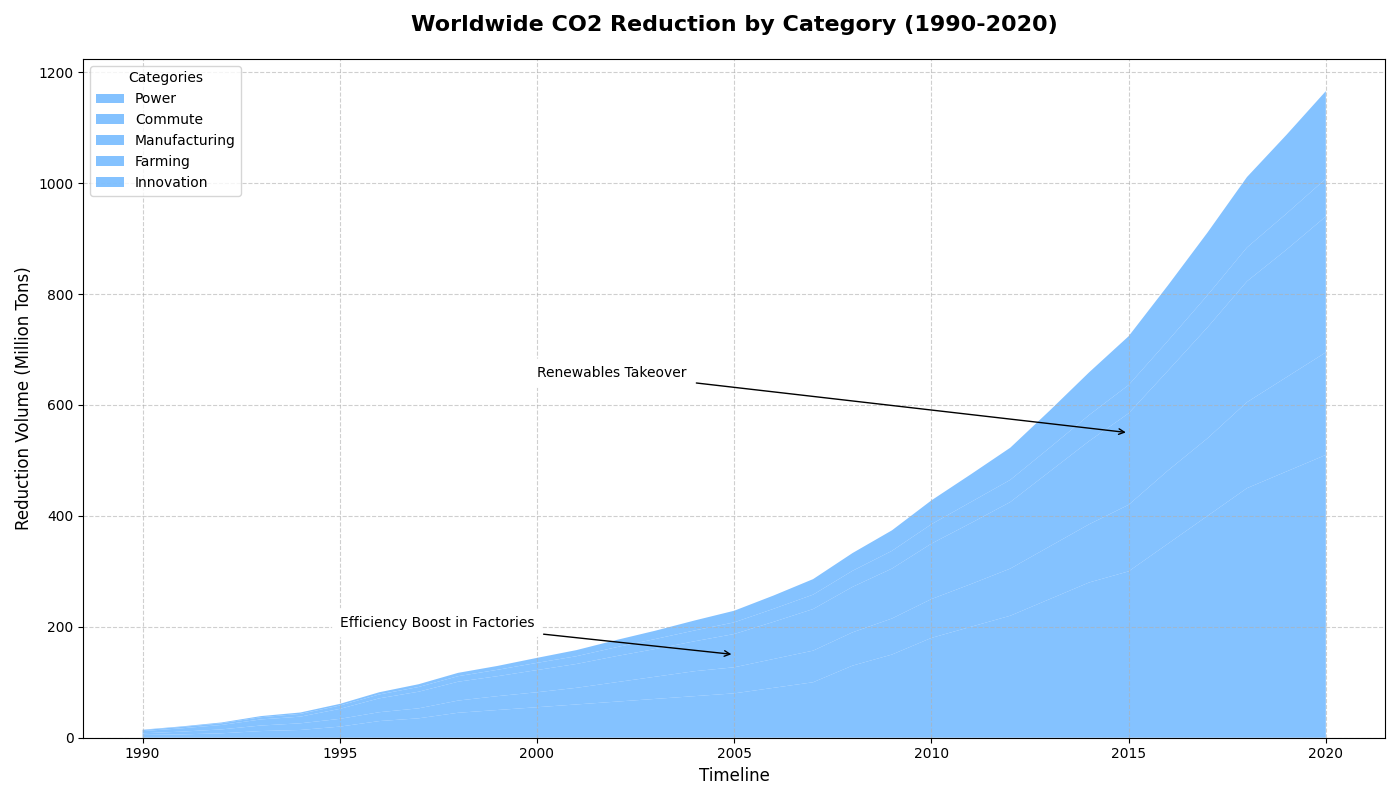

Write the Python code that produced this figure.
import matplotlib.pyplot as plt
import numpy as np

years = np.arange(1990, 2021)

energy = [5, 6, 8, 12, 14, 20, 30, 35, 45, 50, 55, 60, 65, 70, 75, 80, 90, 100, 130, 150, 180, 200, 220, 250, 280, 300, 
          350, 400, 450, 480, 510]
transport = [3, 5, 7, 10, 12, 14, 16, 18, 22, 25, 27, 30, 35, 40, 45, 47, 52, 57, 60, 65, 70, 77, 85, 95, 105, 120, 132, 
             140, 155, 170, 185]
industry = [4, 6, 8, 11, 12, 18, 25, 30, 34, 36, 40, 43, 47, 50, 54, 60, 67, 75, 82, 90, 100, 110, 120, 135, 150, 165,
            180, 200, 218, 230, 245]
agriculture = [2, 2.5, 3, 4, 5, 6, 7, 8.5, 10, 11.5, 13, 14, 16, 18, 19.5, 21, 23.5, 26, 29, 32, 35, 38, 40, 43, 47, 51,
               54, 58, 61, 65, 68]
technology = [0.5, 1, 1.5, 2, 2.5, 3, 4, 5, 6, 7, 9, 11, 13, 15, 18, 21, 24, 28, 32, 37, 43, 50, 58, 67, 77, 88, 100, 
              113, 127, 142, 158]

data = np.vstack([energy, transport, industry, agriculture, technology])

# Set a single consistent color for all data groups
consistent_color = '#66b3ff'

fig, ax = plt.subplots(figsize=(14, 8))
ax.stackplot(years, data, labels=['Power', 'Commute', 'Manufacturing', 'Farming', 'Innovation'], 
             colors=[consistent_color] * data.shape[0], alpha=0.8)

ax.set_title('Worldwide CO2 Reduction by Category (1990-2020)', fontsize=16, fontweight='bold', pad=20)
ax.set_xlabel('Timeline', fontsize=12)
ax.set_ylabel('Reduction Volume (Million Tons)', fontsize=12)

ax.grid(linestyle='--', alpha=0.6)
ax.legend(loc='upper left', title='Categories', fontsize=10)

ax.annotate('Efficiency Boost in Factories', xy=(2005, 150), xytext=(1995, 200),
            arrowprops=dict(facecolor='black', arrowstyle='->'),
            fontsize=10, bbox=dict(facecolor='white', edgecolor='white', boxstyle='round,pad=0.5'))

ax.annotate('Renewables Takeover', xy=(2015, 550), xytext=(2000, 650),
            arrowprops=dict(facecolor='black', arrowstyle='->'),
            fontsize=10, bbox=dict(facecolor='white', edgecolor='white', boxstyle='round,pad=0.5'))

plt.tight_layout()
plt.show()
